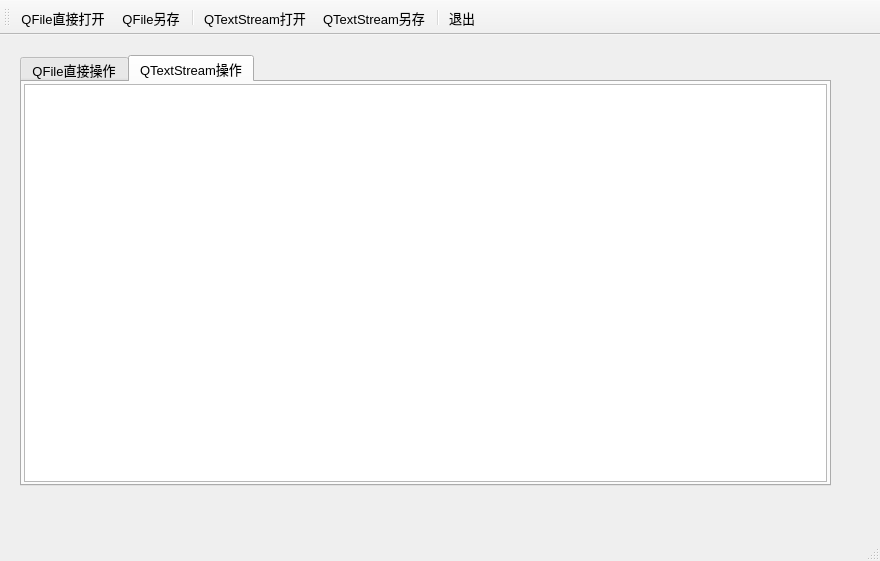
<?xml version="1.0" encoding="UTF-8"?>
<ui version="4.0">
 <class>MainWindow</class>
 <widget class="QMainWindow" name="MainWindow">
  <property name="geometry">
   <rect>
    <x>0</x>
    <y>0</y>
    <width>880</width>
    <height>561</height>
   </rect>
  </property>
  <property name="font">
   <font>
    <pointsize>10</pointsize>
   </font>
  </property>
  <property name="windowTitle">
   <string>文本文件读写</string>
  </property>
  <widget class="QWidget" name="centralWidget">
   <widget class="QTabWidget" name="tabWidget">
    <property name="geometry">
     <rect>
      <x>20</x>
      <y>20</y>
      <width>811</width>
      <height>431</height>
     </rect>
    </property>
    <property name="currentIndex">
     <number>1</number>
    </property>
    <property name="documentMode">
     <bool>false</bool>
    </property>
    <widget class="QWidget" name="tab">
     <attribute name="title">
      <string>QFile直接操作</string>
     </attribute>
     <layout class="QVBoxLayout" name="verticalLayout">
      <property name="spacing">
       <number>2</number>
      </property>
      <property name="leftMargin">
       <number>2</number>
      </property>
      <property name="topMargin">
       <number>2</number>
      </property>
      <property name="rightMargin">
       <number>2</number>
      </property>
      <property name="bottomMargin">
       <number>2</number>
      </property>
      <item>
       <widget class="QPlainTextEdit" name="textEditDevice">
        <property name="font">
         <font>
          <pointsize>12</pointsize>
         </font>
        </property>
       </widget>
      </item>
     </layout>
    </widget>
    <widget class="QWidget" name="tab_2">
     <attribute name="title">
      <string>QTextStream操作</string>
     </attribute>
     <layout class="QVBoxLayout" name="verticalLayout_2">
      <property name="spacing">
       <number>2</number>
      </property>
      <property name="leftMargin">
       <number>2</number>
      </property>
      <property name="topMargin">
       <number>2</number>
      </property>
      <property name="rightMargin">
       <number>2</number>
      </property>
      <property name="bottomMargin">
       <number>2</number>
      </property>
      <item>
       <widget class="QPlainTextEdit" name="textEditStream">
        <property name="palette">
         <palette>
          <active>
           <colorrole role="WindowText">
            <brush brushstyle="SolidPattern">
             <color alpha="255">
              <red>0</red>
              <green>0</green>
              <blue>0</blue>
             </color>
            </brush>
           </colorrole>
           <colorrole role="Text">
            <brush brushstyle="SolidPattern">
             <color alpha="255">
              <red>0</red>
              <green>0</green>
              <blue>255</blue>
             </color>
            </brush>
           </colorrole>
          </active>
          <inactive>
           <colorrole role="WindowText">
            <brush brushstyle="SolidPattern">
             <color alpha="255">
              <red>0</red>
              <green>0</green>
              <blue>0</blue>
             </color>
            </brush>
           </colorrole>
           <colorrole role="Text">
            <brush brushstyle="SolidPattern">
             <color alpha="255">
              <red>0</red>
              <green>0</green>
              <blue>255</blue>
             </color>
            </brush>
           </colorrole>
          </inactive>
          <disabled>
           <colorrole role="WindowText">
            <brush brushstyle="SolidPattern">
             <color alpha="255">
              <red>120</red>
              <green>120</green>
              <blue>120</blue>
             </color>
            </brush>
           </colorrole>
           <colorrole role="Text">
            <brush brushstyle="SolidPattern">
             <color alpha="255">
              <red>120</red>
              <green>120</green>
              <blue>120</blue>
             </color>
            </brush>
           </colorrole>
          </disabled>
         </palette>
        </property>
        <property name="font">
         <font>
          <pointsize>12</pointsize>
          <weight>50</weight>
          <bold>false</bold>
         </font>
        </property>
       </widget>
      </item>
     </layout>
    </widget>
   </widget>
  </widget>
  <widget class="QMenuBar" name="menuBar">
   <property name="geometry">
    <rect>
     <x>0</x>
     <y>0</y>
     <width>880</width>
     <height>23</height>
    </rect>
   </property>
  </widget>
  <widget class="QToolBar" name="mainToolBar">
   <property name="toolButtonStyle">
    <enum>Qt::ToolButtonTextUnderIcon</enum>
   </property>
   <attribute name="toolBarArea">
    <enum>TopToolBarArea</enum>
   </attribute>
   <attribute name="toolBarBreak">
    <bool>false</bool>
   </attribute>
   <addaction name="actOpen_IODevice"/>
   <addaction name="actSave_IODevice"/>
   <addaction name="separator"/>
   <addaction name="actOpen_TextStream"/>
   <addaction name="actSave_TextStream"/>
   <addaction name="separator"/>
   <addaction name="actQuit"/>
  </widget>
  <widget class="QStatusBar" name="statusBar"/>
  <action name="actOpen_IODevice">
   <property name="icon">
    <iconset resource="res.qrc">
     <normaloff>:/images/images/804.bmp</normaloff>:/images/images/804.bmp</iconset>
   </property>
   <property name="text">
    <string>QFile直接打开</string>
   </property>
   <property name="toolTip">
    <string>用QFile直接打开文本文件</string>
   </property>
  </action>
  <action name="actOpen_TextStream">
   <property name="icon">
    <iconset resource="res.qrc">
     <normaloff>:/images/images/122.bmp</normaloff>:/images/images/122.bmp</iconset>
   </property>
   <property name="text">
    <string>QTextStream打开</string>
   </property>
   <property name="toolTip">
    <string>用QtextStream打开文本文件</string>
   </property>
  </action>
  <action name="actQuit">
   <property name="icon">
    <iconset resource="res.qrc">
     <normaloff>:/images/images/132.bmp</normaloff>:/images/images/132.bmp</iconset>
   </property>
   <property name="text">
    <string>退出</string>
   </property>
   <property name="toolTip">
    <string>退出</string>
   </property>
  </action>
  <action name="actSave_IODevice">
   <property name="icon">
    <iconset resource="res.qrc">
     <normaloff>:/images/images/104.bmp</normaloff>:/images/images/104.bmp</iconset>
   </property>
   <property name="text">
    <string>QFile另存</string>
   </property>
   <property name="toolTip">
    <string>用QFile直接另存文件</string>
   </property>
  </action>
  <action name="actSave_TextStream">
   <property name="icon">
    <iconset resource="res.qrc">
     <normaloff>:/images/images/066.GIF</normaloff>:/images/images/066.GIF</iconset>
   </property>
   <property name="text">
    <string>QTextStream另存</string>
   </property>
   <property name="toolTip">
    <string>用QTextStream另存文件</string>
   </property>
  </action>
 </widget>
 <layoutdefault spacing="6" margin="11"/>
 <resources>
  <include location="res.qrc"/>
 </resources>
 <connections>
  <connection>
   <sender>actQuit</sender>
   <signal>triggered()</signal>
   <receiver>MainWindow</receiver>
   <slot>close()</slot>
   <hints>
    <hint type="sourcelabel">
     <x>-1</x>
     <y>-1</y>
    </hint>
    <hint type="destinationlabel">
     <x>364</x>
     <y>265</y>
    </hint>
   </hints>
  </connection>
 </connections>
</ui>
